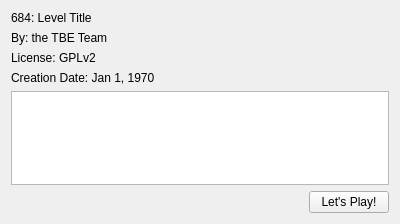
<?xml version="1.0" encoding="UTF-8"?>
<ui version="4.0">
 <class>LevelInfoDialog</class>
 <widget class="QWidget" name="LevelInfoDialog">
  <property name="geometry">
   <rect>
    <x>0</x>
    <y>0</y>
    <width>400</width>
    <height>224</height>
   </rect>
  </property>
  <property name="windowTitle">
   <string>Form</string>
  </property>
  <layout class="QVBoxLayout" name="verticalLayout_2">
   <item>
    <layout class="QHBoxLayout" name="horizontalLayout">
     <item>
      <layout class="QVBoxLayout" name="verticalLayout">
       <item>
        <widget class="QLabel" name="labelTitle">
         <property name="text">
          <string>684: Level Title</string>
         </property>
        </widget>
       </item>
       <item>
        <widget class="QLabel" name="labelAuthor">
         <property name="text">
          <string>By: the TBE Team</string>
         </property>
        </widget>
       </item>
       <item>
        <widget class="QLabel" name="labelLicense">
         <property name="text">
          <string>License: GPLv2</string>
         </property>
        </widget>
       </item>
       <item>
        <widget class="QLabel" name="labelCreationDate">
         <property name="text">
          <string>Creation Date: Jan 1, 1970</string>
         </property>
        </widget>
       </item>
      </layout>
     </item>
     <item>
      <spacer name="horizontalSpacer">
       <property name="orientation">
        <enum>Qt::Horizontal</enum>
       </property>
       <property name="sizeHint" stdset="0">
        <size>
         <width>40</width>
         <height>20</height>
        </size>
       </property>
      </spacer>
     </item>
    </layout>
   </item>
   <item>
    <widget class="QTextBrowser" name="textBrowser"/>
   </item>
   <item>
    <layout class="QHBoxLayout" name="horizontalLayout_2">
     <item>
      <spacer name="horizontalSpacer_2">
       <property name="orientation">
        <enum>Qt::Horizontal</enum>
       </property>
       <property name="sizeHint" stdset="0">
        <size>
         <width>40</width>
         <height>20</height>
        </size>
       </property>
      </spacer>
     </item>
     <item>
      <widget class="QPushButton" name="pushButton">
       <property name="text">
        <string>Let's Play!</string>
       </property>
      </widget>
     </item>
    </layout>
   </item>
  </layout>
 </widget>
 <resources/>
 <connections/>
</ui>
